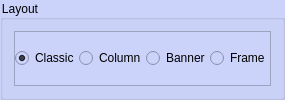
              <widget class="QGroupBox" name="groupBox_44">
               <property name="styleSheet">
                <string notr="true">background-color: rgb(204, 211, 250);</string>
               </property>
               <property name="title">
                <string>Layout</string>
               </property>
               <layout class="QVBoxLayout" name="verticalLayout_33">
                <item>
                 <widget class="QFrame" name="frame_17">
                  <property name="frameShape">
                   <enum>QFrame::StyledPanel</enum>
                  </property>
                  <property name="frameShadow">
                   <enum>QFrame::Raised</enum>
                  </property>
                  <layout class="QHBoxLayout" name="horizontalLayout_57">
                   <property name="spacing">
                    <number>0</number>
                   </property>
                   <property name="leftMargin">
                    <number>0</number>
                   </property>
                   <property name="topMargin">
                    <number>0</number>
                   </property>
                   <property name="rightMargin">
                    <number>0</number>
                   </property>
                   <property name="bottomMargin">
                    <number>0</number>
                   </property>
                   <item>
                    <widget class="QWidget" name="widget_23" native="true">
                     <layout class="QHBoxLayout" name="horizontalLayout_58">
                      <property name="spacing">
                       <number>0</number>
                      </property>
                      <property name="leftMargin">
                       <number>0</number>
                      </property>
                      <property name="topMargin">
                       <number>0</number>
                      </property>
                      <property name="rightMargin">
                       <number>0</number>
                      </property>
                      <property name="bottomMargin">
                       <number>0</number>
                      </property>
                      <item>
                       <widget class="QRadioButton" name="classic">
                        <property name="text">
                         <string>Classic</string>
                        </property>
                        <property name="checked">
                         <bool>true</bool>
                        </property>
                       </widget>
                      </item>
                      <item>
                       <widget class="QRadioButton" name="column">
                        <property name="text">
                         <string>Column</string>
                        </property>
                       </widget>
                      </item>
                      <item>
                       <widget class="QRadioButton" name="banner">
                        <property name="text">
                         <string>Banner</string>
                        </property>
                       </widget>
                      </item>
                      <item>
                       <widget class="QRadioButton" name="frame_layout">
                        <property name="text">
                         <string>Frame</string>
                        </property>
                       </widget>
                      </item>
                     </layout>
                    </widget>
                   </item>
                  </layout>
                 </widget>
                </item>
               </layout>
              </widget>
